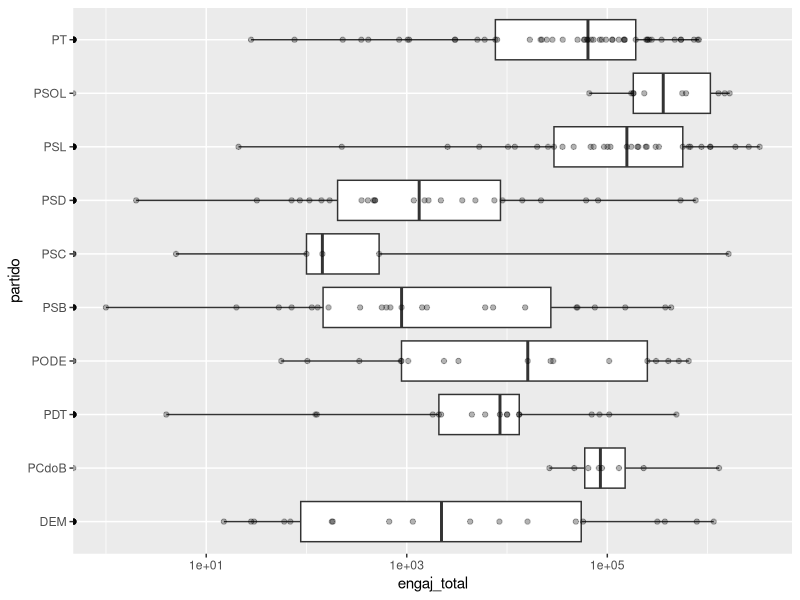
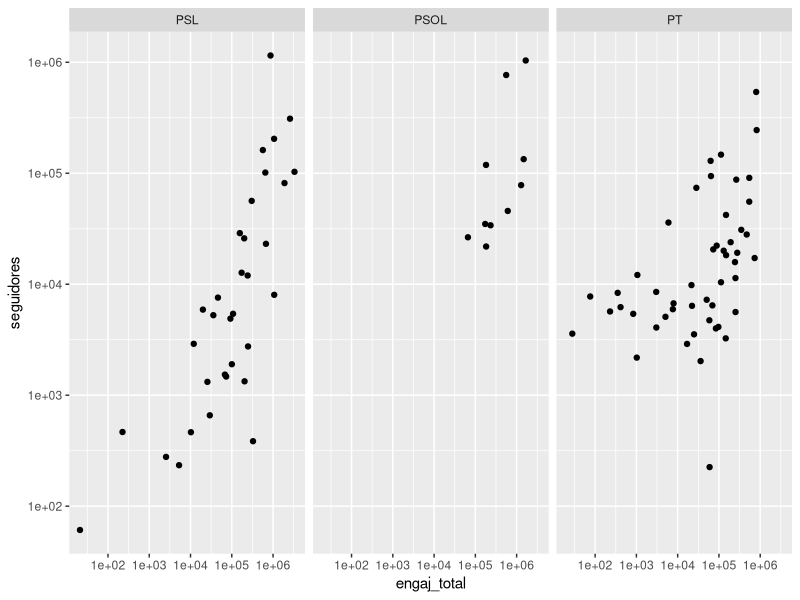
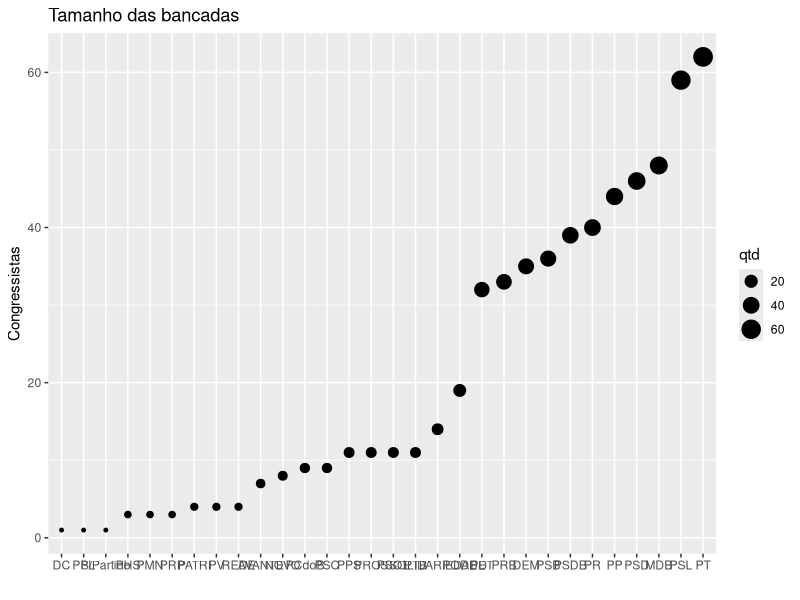
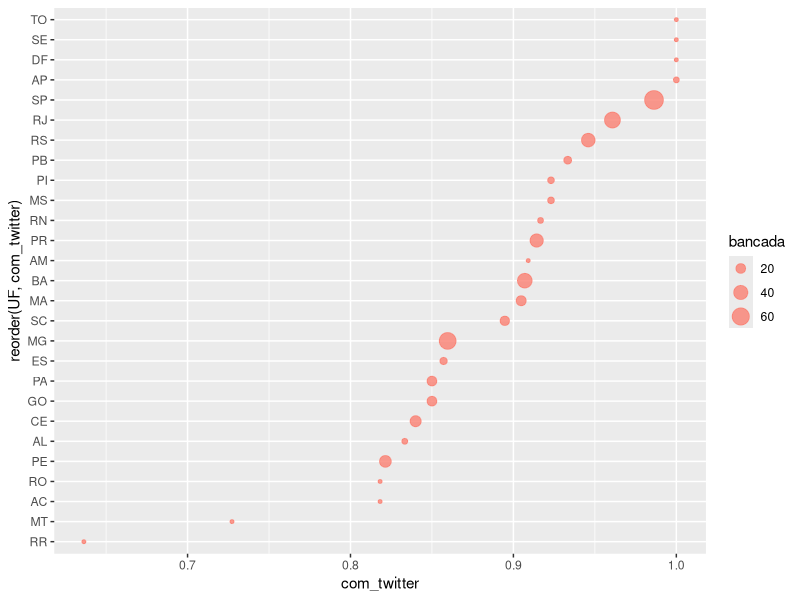
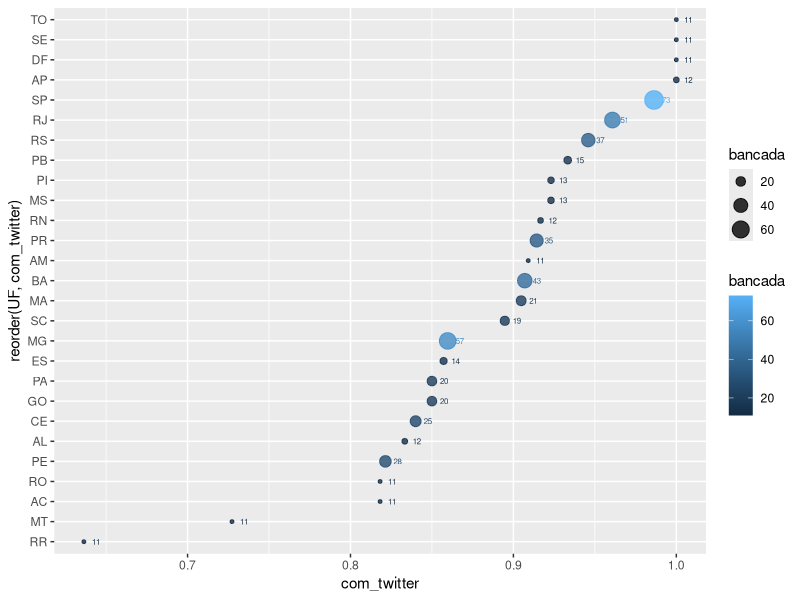
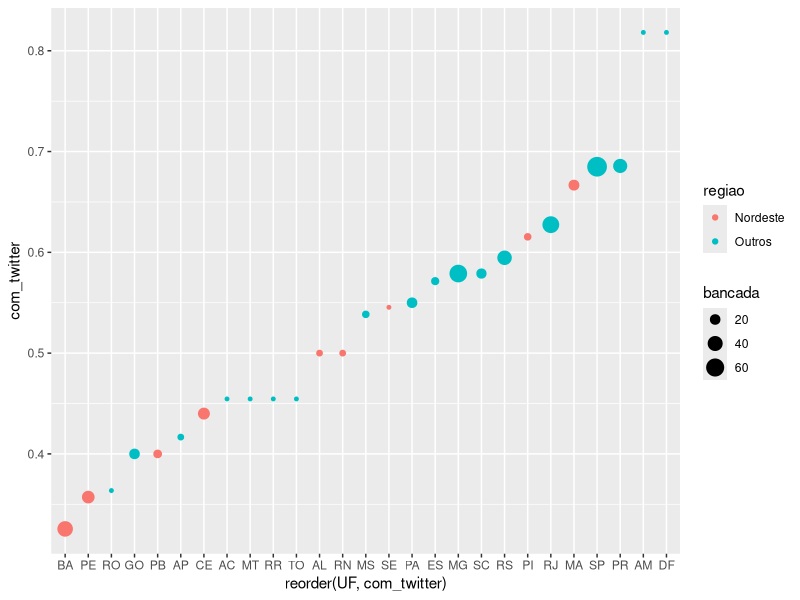

Source code (R) for these figures, in order:
## ---- chunk 1

library(tidyverse)
library(ggbeeswarm)

twittada = read_csv("data/atividade-por-perfil-20190322.csv")

## ---- chunk 2

#View(twittada)

top_ten = twittada %>% 
group_by(partido) %>% 
filter(!is.na(engaj_total)) %>% 
summarise(engaj_partido = sum(engaj_total)) %>% 
arrange(desc(engaj_partido)) %>% 
head(10)

twittada %>% 
filter(!is.na(engaj_total),partido %in% top_ten$partido) %>% 
ggplot(mapping=aes(y = partido,x = engaj_total))+
geom_boxplot(coef = 1000)+
geom_point(alpha = 0.3)+
scale_x_log10()



## ---- chunk 3

#View(twittada)
twittada %>% 
filter(partido %in% c("PSOL","PT","PSL")) %>% 
filter(!is.na(engaj_total),!is.na(seguidores)) %>% 
ggplot(mapping=aes(y = seguidores,x = engaj_total))+
geom_point()+
scale_x_log10()+
scale_y_log10()+
facet_wrap(~partido)


## ---- chunk 4

#View(twittada)
twittada %>%  

filter(!is.na(seguidores),!is.na(engaj_total),partido %in% c("PSOL","PT","PSL")) %>% 
  
group_by(partido) %>% 
summarise(pearson = cor(x = log10(engaj_total),y = log10(seguidores), method="pearson"),
          spearman = cor(x = log10(engaj_total),y = log10(seguidores), method="spearman"),
          kendall = cor(x = log10(engaj_total),y = log10(seguidores), method="kendall"))


## ---- chunk 5

twittada %>% 
group_by(partido) %>% 
summarise(qtd = n()) %>% 
arrange(desc(qtd)) %>% 

ggplot(mapping = aes(x = reorder(partido,qtd),y = qtd,size = qtd))+
geom_point()+

labs(title = "Tamanho das bancadas",
     x = "",
     y = "Congressistas")

## ---- chunk 6

#Partidos ou estados mais e menos presentes nas redes sociais

twittada %>% 
group_by(UF) %>% 
summarise(qtd = sum(!is.na(twitter))/n(),tem_twitter = sum(!is.na(twitter)),total = n()) %>% 
arrange(desc(qtd))

## ---- chunk 7

#Partidos ou estados mais e menos presentes nas redes sociais

twittada %>% 
filter(UF == "SP",is.na(twitter)) %>% 
select(nome_eleitoral)

## ---- chunk 8
twittada %>% 
  group_by(UF) %>% 
  summarise(com_twitter = sum(!is.na(twitter)) / n(), 
            bancada = n()) %>% 
  ggplot(mapping = aes(x = reorder(UF, com_twitter), 
                       y = com_twitter, 
                       color = bancada,
                       size = bancada)) + 
  geom_point(color = "salmon", alpha = .8) + 
  coord_flip()
## ---- chunk 9

twittada %>% 
  group_by(UF) %>% 
  summarise(com_twitter = sum(!is.na(twitter)) / n(), 
            bancada = n()) %>% 
  ggplot(mapping = aes(x = reorder(UF, com_twitter), 
                       y = com_twitter, 
                       color = bancada,
                       size = bancada
                       )) + 
  geom_point(alpha = .8) + 
  geom_text(aes(label = bancada), size = 2, hjust = -1) + 
  coord_flip() 

## ---- chunk 10
twittada %>% 
  group_by(UF) %>% 
  mutate(ativo = !is.na(twitter) & (n_proprio >= 10)) %>% 
  summarise(com_twitter = sum(ativo) / n(), 
            bancada = n()) %>%
  mutate(regiao = if_else(
    UF %in% c("PB", "AL", "SE", "BA", "PI", "PE", "RN", "MA", "CE"),
    "Nordeste",
    "Outros"
  )) %>%
  ggplot(mapping = aes(x = reorder(UF, com_twitter), 
                       y = com_twitter, 
                       size = bancada, 
                       color = regiao))+
  geom_point()
